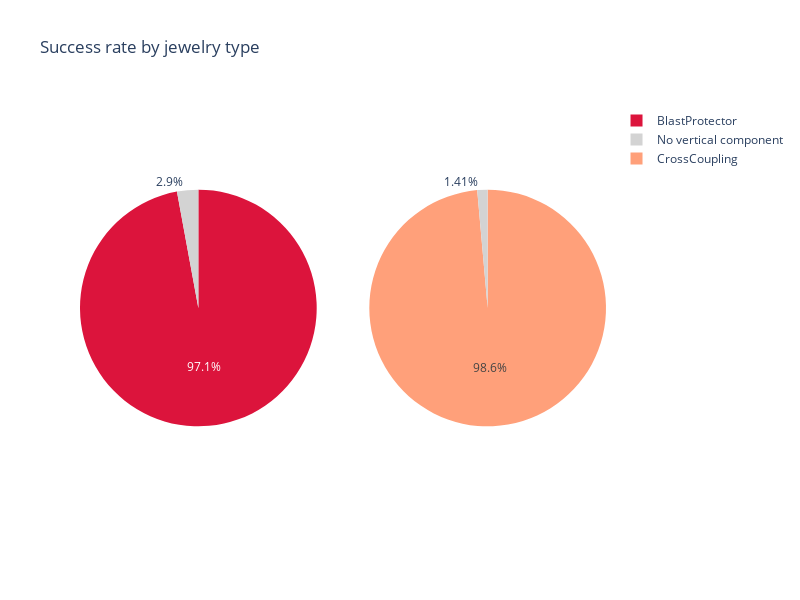

The notebook cell saved with this chart:
### Code cell
BP, CC, BP_NV, CC_NV = features['type'].value_counts()

pie = make_subplots(rows=1, cols=2, specs=[[{"type": "domain"}, {"type": "domain"}]])

pie.add_trace(go.Pie(
     values=[BP, BP_NV],
     labels=['BlastProtector', 'No vertical component'],
     domain=dict(x=[0, 0.5]),
     name="Blast Protector",
     sort=False,
     marker_colors = ['crimson', 'lightgrey']
     ), 
     row=1, col=1)


pie.add_trace(go.Pie(
     values=[CC, CC_NV],
     labels=['CrossCoupling', 'No vertical component'],
     domain=dict(x=[0, 0.5]),
     name="Cross Coupling",
     sort=False,
     marker_colors = ['lightsalmon', 'lightgrey']
     ), 
     row=1, col=2)

# pie.add_trace(go.Pie(
#      values=cc.loc[cc['type_noNV'].isin(['C'])]['type'].value_counts(),
#      labels=cc.loc[cc['type_noNV'].isin(['C'])]['type'].value_counts().index,
#      domain=dict(x=[0, 0.5]),
#      name="Centralizer",
#      sort=False,
#      marker_colors = ['lightblue', 'lightgrey']
#      ), 
#      row=1, col=3)

pie.update_layout(height=600, width=800, title_text="Success rate by jewelry type", template="plotly")
pie.show()

### Figure 1 — Plotly figure (JSON) as saved in the notebook; plotly's stock layout.template omitted (floating-point values rounded to 4 significant figures)
{"data": [{"domain": {"x": [0, 0.45], "y": [0, 1]}, "labels": ["BlastProtector", "No vertical component"], "marker": {"colors": ["crimson", "lightgrey"]}, "name": "Blast Protector", "sort": false, "type": "pie", "values": [134, 4]}, {"domain": {"x": [0.55, 1], "y": [0, 1]}, "labels": ["CrossCoupling", "No vertical component"], "marker": {"colors": ["lightsalmon", "lightgrey"]}, "name": "Cross Coupling", "sort": false, "type": "pie", "values": [70, 1]}], "layout": {"height": 600, "title": {"text": "Success rate by jewelry type"}, "width": 800}}
